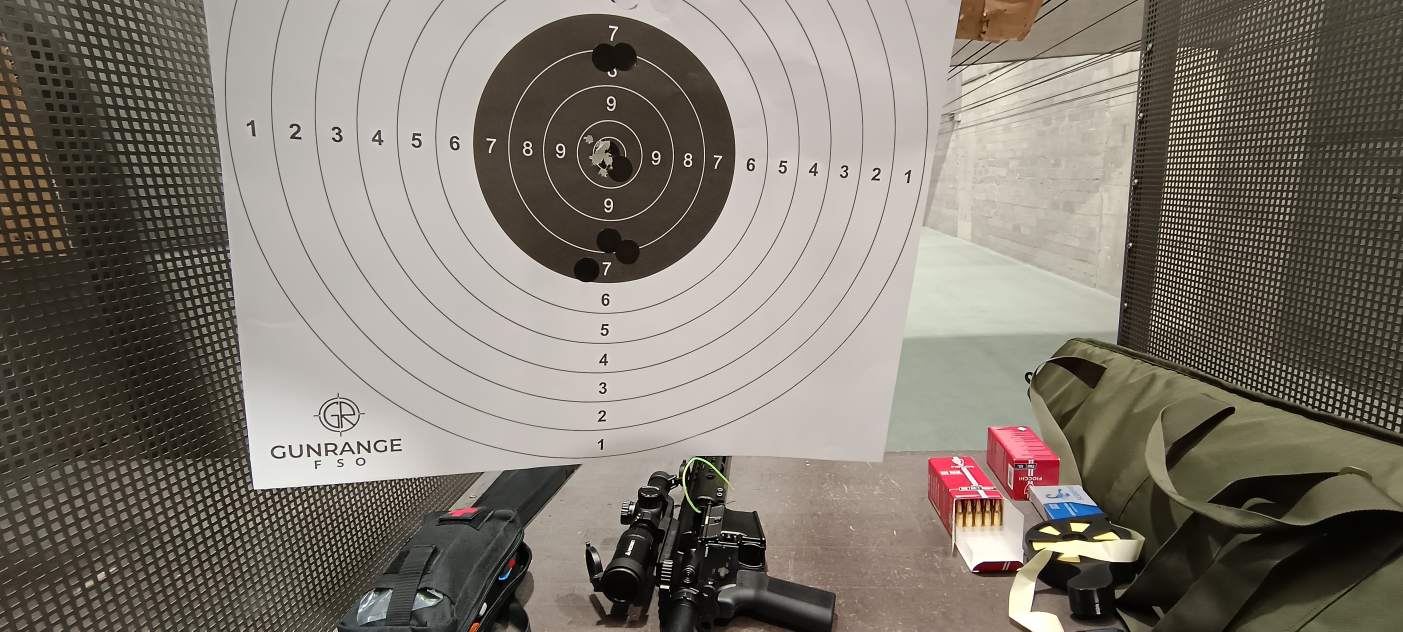
#> input picture src/domains/vision/tests/fixtures/29.jpg, 4208 x 1894 px, given in place of 1.jpg, which was not available (shown at 1/3 size); the run also reads 1 picture not shown here
$ python probe_global_features.py   (older library calls are emulated)
#> lines starting #> are read from the running program, lines starting #| are printed output that depends on the picture; after the words box and inside, x2 and y2 are one past the last pixel; in counts of white or black regions, pixels touching at a corner belong together; pictures that were not available may be replaced by others from this repository, and a replacement may not be noted
### cv/gt.py
"""Magenta ground-truth parser for resources/train/*_marked.jpg.

The user manually marked each true bullet hole with a small magenta DOT at its
centre. This module extracts those dots and returns per-image ground-truth
hole centres (no radii — the dots encode position only).

IMPORTANT: magenta is eval-only. The detection algorithm itself is pure
grayscale and must never depend on this colour.
"""

from __future__ import annotations

import cv2
import numpy as np
from PIL import Image, ImageOps
from pathlib import Path


def load_bgr(path: str | Path) -> np.ndarray:
    """Load an image EXIF-normalised to upright orientation, as BGR uint8."""
    pil = Image.open(path)
#> pil is the input picture: PIL image 4208x1894 RGB; mean R, G, B 126.9, 120.4, 110.7
    pil = ImageOps.exif_transpose(pil)
    rgb = np.array(pil.convert("RGB"))
    return cv2.cvtColor(rgb, cv2.COLOR_RGB2BGR)


def extract_magenta_mask(bgr: np.ndarray) -> np.ndarray:
    """Binary mask of magenta pixels.

    Magenta = high R, high B, low G (balanced between red and blue, clearly
    below the green channel so white/grey paper is excluded).
    """
    r = bgr[:, :, 2].astype(np.int16)
    g = bgr[:, :, 1].astype(np.int16)
    b = bgr[:, :, 0].astype(np.int16)
    magenta = (
        (r >= 150)
        & (b >= 140)
        & (g <= 110)
        & (np.minimum(r, b) - g >= 40)
        & (np.abs(r - b) <= 90)
    )
    return magenta.astype(np.uint8) * 255


# The magenta brush is a fixed-size disk. Estimated from the data:
# unit-dot area ≈ 1605 px → radius ≈ 22.6 px. Used to split merged dots.
DOT_RADIUS_PX = 22.6


# [28 lines left out: function _split_component, not called in this run]


def magenta_centers(
    bgr: np.ndarray,
    min_area: int = 5,
    max_area_frac: float = 0.004,
    dot_r: float = DOT_RADIUS_PX,
) -> tuple[list[tuple[float, float]], np.ndarray]:
    """Return (centers, label_viz) for magenta dots.

    Touching/overlapping dots (common in dense clusters) are split via
    distanceTransform peaks, so each true hole yields one centre.
    """
    mask = extract_magenta_mask(bgr)
    kernel = cv2.getStructuringElement(cv2.MORPH_ELLIPSE, (3, 3))
    mask = cv2.morphologyEx(mask, cv2.MORPH_CLOSE, kernel)

    max_area = max(8, int(mask.size * max_area_frac))
    n, labels, stats, _ = cv2.connectedComponentsWithStats(mask, connectivity=8)
    centers: list[tuple[float, float]] = []
    for i in range(1, n):
        area = int(stats[i, cv2.CC_STAT_AREA])
        if area < min_area or area > max_area:
            continue
        comp = (labels == i).astype(np.uint8)
        centers.extend(_split_component(comp, dot_r))

    viz = bgr.copy()
    for x, y in centers:
        cv2.circle(viz, (int(x), int(y)), 8, (0, 255, 0), 2)
    return centers, viz


# Expected hit counts from resources/paper_targets/metadata.yml (train subset).
EXPECTED = {
    1: 10, 4: 10, 6: 10, 10: 10, 12: 13, 19: 10, 21: 5, 29: 5, 31: 14, 46: 5,
}


# [22 lines left out: function main, not called in this run]


# [2 lines that do not run on import are left out]

### cv/blob_detect.py
"""Blob-detection pipeline for ISSF paper targets (cv-service-boundary, iter 9).

User direction (research-blob-detection):
  * Calibrate against the rings using TWO anchors: the black/white boundary
    (between rings 6 and 7) and the bullseye (innermost ring).
    Ring spacing s_px = (r_bw - r_bull) / 3.
  * Edge detection (blur -> gradient diff -> edges) + HoughCircles for rings.
  * Perspective normalisation via homography (affine fronto-parallel stretch
    along the black-disc minor axis; no in-plane rotation).
  * Hole detection via cv2.SimpleBlobDetector (multi-level thresholding).
  * Scoring: ISSF line-break rule, dist(bullseye,hole) - detected radius.
  * Pure grayscale for detection; magenta is eval-only.

Reusable primitives (adaptive-threshold black-disc, multi-range HoughCircles
rings) are ported from cv/tmp/probe_ring_calibration_v8.py and extended with
the two-anchor calibration + homography + blob hole detection.

Intermediates: resources/train/intermediate_blob/.
"""

from __future__ import annotations

import math
from pathlib import Path

import cv2
import numpy as np

from cv.gt import load_bgr

# Ring-index prior: the black/white boundary is between rings 6 and 7, i.e. the
# outer edge of ring 7 = 3 ring-steps outside the 10-ring (bullseye).
RING_STEPS_BW_TO_BULL = 3

BULLET_RADIUS_MM = {"22lr": 2.85, "9x19": 4.5, ".223Rem": 2.78, "slug": 9.0}


# ---------------------------------------------------------------------------
# Load + localise
# ---------------------------------------------------------------------------
def to_gray(bgr: np.ndarray) -> np.ndarray:
    return cv2.cvtColor(bgr, cv2.COLOR_BGR2GRAY)
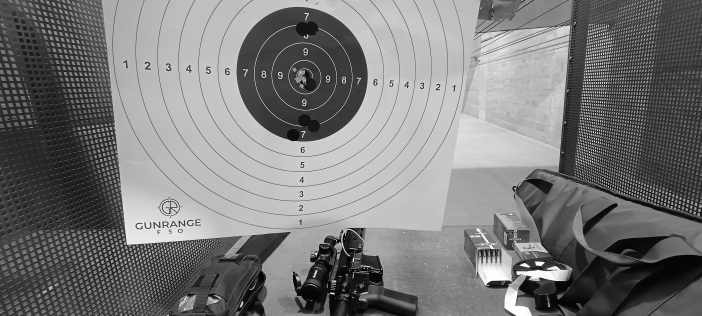
#> returned value: shape (1894, 4208) (shown at 1/6 size); min 0, max 255, mean 121.2


def crop_to_target(gray: np.ndarray, expand: float = 0.20) -> tuple[np.ndarray, tuple[int, int, int, int]]:
    """Localise the target as the most *circular* large dark blob (the black disc),
    not merely the largest — phone photos often have larger dark background patches.
    Returns crop + (x0, y0, w, h) in source-image pixels."""
#> called with expand = 0.2
    h, w = gray.shape
    sw, sh = max(50, w // 6), max(50, h // 6)
    small = cv2.resize(gray, (sw, sh))
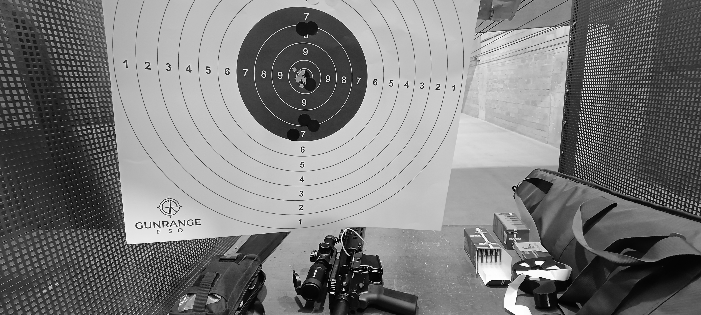
#> small: shape (315, 701); min 0, max 255, mean 121.1
    small = cv2.GaussianBlur(small, (5, 5), 0)
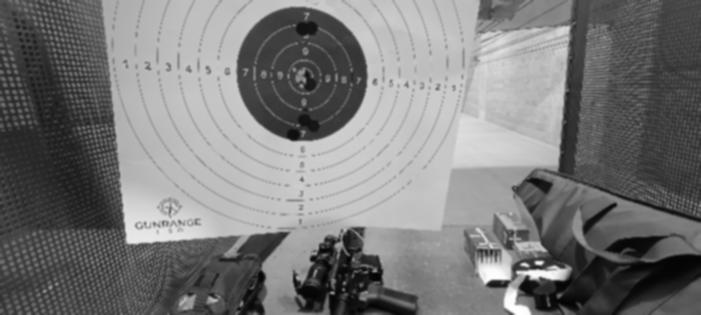
#> small: shape (315, 701); min 3, max 254, mean 121.1
    _, bin_ = cv2.threshold(small, 0, 255, cv2.THRESH_BINARY_INV + cv2.THRESH_OTSU)
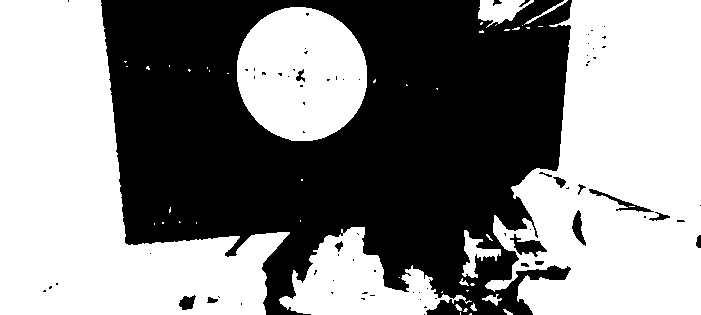
#> bin_: shape (315, 701); 53.9% white; 75 black regions (58 under 20 px), largest, box (x1, y1, x2, y2) and area: (101, 0, 572, 315) 99920, (510, 234, 547, 257) 372, (589, 189, 654, 212) 284
    ker = cv2.getStructuringElement(cv2.MORPH_ELLIPSE, (5, 5))
    bin_ = cv2.morphologyEx(bin_, cv2.MORPH_CLOSE, ker)
#> bin_: shape (315, 701); 54.5% white; 16 black regions (3 under 20 px), largest, box (x1, y1, x2, y2) and area: (101, 0, 571, 315) 99110, (427, 300, 460, 315) 313, (515, 240, 545, 254) 299
    bin_ = cv2.morphologyEx(bin_, cv2.MORPH_OPEN, ker)
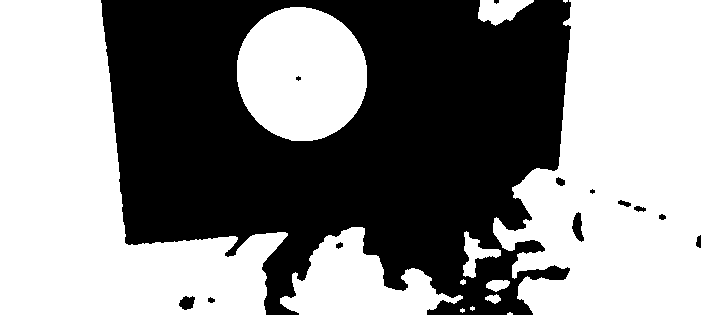
#> bin_: shape (315, 701); 54.2% white; 13 black regions (3 under 20 px), largest, box (x1, y1, x2, y2) and area: (101, 0, 571, 315) 100469, (572, 212, 584, 242) 214, (179, 296, 195, 310) 160
    n, labels, stats, _ = cv2.connectedComponentsWithStats(bin_, 8)
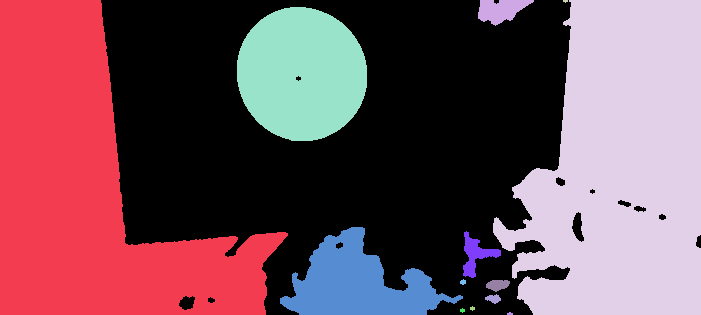
#> labels: shape (315, 701) int32; 14 distinct labels, from 0 to 13; one colour per label, 0 black
#> n = 14; stats = 14 rows, first 6: [101, 0, 600, 315, 101199], [0, 0, 288, 315, 47249], [478, 0, 56, 26, 908], [563, 0, 5, 3, 11], [493, 0, 208, 315, 48519], [237, 7, 130, 134, 13745]
    best, best_score = None, -1.0
    for i in range(1, n):
        area = int(stats[i, cv2.CC_STAT_AREA])
        if area < 0.002 * small.size:
            continue
        cnts, _ = cv2.findContours((labels == i).astype(np.uint8), cv2.RETR_EXTERNAL, cv2.CHAIN_APPROX_SIMPLE)
        c = max(cnts, key=cv2.contourArea)
        perim = cv2.arcLength(c, True)
        circ = 4 * math.pi * area / (perim * perim) if perim > 0 else 0.0
        score = area * circ * circ            # circularity² favours the round target
        if score > best_score:
            best_score, best = score, i
#> this loop made 13 passes
#> (area, perim, circ, score, best_score, best) on passes 1, 5: (47249, 1259.2, 0.374, 6626.3, 6626.3, 1), (13745, 435, 0.913, 11456.6, 11456.6, 5)
#> after the loop, best = 5; best_score = 11456.6
    if best is None:
        return gray, (0, 0, w, h)
    sx, sy = w / sw, h / sh
    # Centroid + radius of the black-disc blob (in full-image px).
    m = cv2.moments((labels == best).astype(np.uint8))
#> m = moments, m00 13745, centre m10/m00, m01/m00 = (301.3, 73.51)
    bcx = (m["m10"] / m["m00"]) * sx if m["m00"] > 0 else (stats[best, cv2.CC_STAT_LEFT] + stats[best, cv2.CC_STAT_WIDTH] / 2) * sx
#> bcx = 1808.7
    bcy = (m["m01"] / m["m00"]) * sy if m["m00"] > 0 else (stats[best, cv2.CC_STAT_TOP] + stats[best, cv2.CC_STAT_HEIGHT] / 2) * sy
#> bcy = 442
    bd_r = 0.5 * max(stats[best, cv2.CC_STAT_WIDTH], stats[best, cv2.CC_STAT_HEIGHT]) * max(sx, sy)
#> bd_r = 402.9
    # Crop centred on the black disc, extending ~3.5× its radius to cover ring 1 + margin.
    half = int(3.5 * bd_r)
#> half = 1409
    x0 = int(max(0, bcx - half)); y0 = int(max(0, bcy - half))
#> after `x0 = int(max(0, bcx - half))`: x0 = 399
#> after `y0 = int(max(0, bcy - half))`: y0 = 0
    x1 = int(min(w, bcx + half)); y1 = int(min(h, bcy + half))
#> after `x1 = int(min(w, bcx + half))`: x1 = 3217
#> after `y1 = int(min(h, bcy + half))`: y1 = 1850
    return gray[y0:y1, x0:x1], (x0, y0, x1 - x0, y1 - y0)


# ---------------------------------------------------------------------------
# Black disc (= black/white boundary anchor) — ported/extended from v8
# ---------------------------------------------------------------------------
# [48 lines left out: function detect_black_disc, not called in this run]


def ellipse_geometry(contour: np.ndarray) -> dict:
    """Robust ellipse axes + major direction (convention-free via projection range)."""
    (cx, cy), (w, h), ang = cv2.fitEllipse(contour)
    th = math.radians(ang)
    dir_w = np.array([math.cos(th), math.sin(th)])
    dir_h = np.array([-math.sin(th), math.cos(th)])
    pts = contour[:, 0, :].astype(np.float64) - np.array([cx, cy])
    proj_w = np.abs(pts @ dir_w)
    proj_h = np.abs(pts @ dir_h)
    if proj_w.max() >= proj_h.max():
        major_dir, semi_a, semi_b = dir_w, float(proj_w.max()), float(proj_h.max())
    else:
        major_dir, semi_a, semi_b = dir_h, float(proj_h.max()), float(proj_w.max())
    return {"cx": cx, "cy": cy, "semi_a": semi_a, "semi_b": semi_b,
            "major_dir": major_dir, "anisotropy": semi_a / max(semi_b, 1e-6)}


# ---------------------------------------------------------------------------
# Concentric rings — ported from v8
# ---------------------------------------------------------------------------
def _sobel_mag(gray: np.ndarray) -> np.ndarray:
    blur = cv2.GaussianBlur(gray, (0, 0), 2.0)
    gx = cv2.Sobel(blur.astype(np.float32), cv2.CV_32F, 1, 0, ksize=3)
    gy = cv2.Sobel(blur.astype(np.float32), cv2.CV_32F, 0, 1, ksize=3)
    mag = np.sqrt(gx * gx + gy * gy)
    return ((mag / max(mag.max(), 1e-6)) * 255).astype(np.uint8)


# [55 lines left out: functions detect_concentric_circles, fit_concentric, not called in this run]


# ---------------------------------------------------------------------------
# Two-anchor calibration via radial profile (robust to holes/noise)
# ---------------------------------------------------------------------------
def blackdisc_center(gray: np.ndarray) -> tuple[float, float, float]:
    """Bullseye estimate = centroid of the largest dark blob (the black scoring
    disc), with intra-disc holes filled by a closing kernel. Returns (cx, cy,
    anisotropy) where anisotropy comes from the blob's fitEllipse."""
    h, w = gray.shape
    g = cv2.GaussianBlur(gray, (0, 0), 3)
    b = cv2.adaptiveThreshold(g, 255, cv2.ADAPTIVE_THRESH_GAUSSIAN_C, cv2.THRESH_BINARY_INV,
                              max(51, (max(h, w) // 16) | 1), C=5)
    k = cv2.getStructuringElement(cv2.MORPH_ELLIPSE, (15, 15))
    b = cv2.morphologyEx(b, cv2.MORPH_CLOSE, k)
    n, labels, stats, cents = cv2.connectedComponentsWithStats(b, 8)
    if n <= 1:
        return w / 2, h / 2, 1.0
    areas = [int(stats[i, cv2.CC_STAT_AREA]) for i in range(1, n)]
    big = 1 + int(np.argmax(areas))
    cx, cy = float(cents[big][0]), float(cents[big][1])
    cnts, _ = cv2.findContours((labels == big).astype(np.uint8), cv2.RETR_EXTERNAL, cv2.CHAIN_APPROX_SIMPLE)
    aniso = 1.0
    major_dir = np.array([1.0, 0.0])
    semi_a = semi_b = 0.0
    if cnts:
        geo = ellipse_geometry(max(cnts, key=cv2.contourArea))
        aniso = geo["anisotropy"]; major_dir = geo["major_dir"]
        semi_a, semi_b = geo["semi_a"], geo["semi_b"]
    return cx, cy, aniso, major_dir, semi_a, semi_b


def calibrate(gray_crop: np.ndarray) -> dict:
    """Radial-profile two-anchor calibration centred on the black-disc centroid.

    Anchors: black/white boundary (ring-7 outer = 3 steps from the 10-ring) and
    bullseye (10-ring outer = boundary − 3·s). The boundary is read off the
    angle-averaged radial intensity transition (refined to the nearest Sobel
    gradient peak); the ring spacing s is the value best aligning gradient peaks
    to boundary ± k·s. Robust to bullet-hole noise (angle averaging)."""
    h, w = gray_crop.shape
    cx, cy, aniso, major_dir, semi_a, semi_b = blackdisc_center(gray_crop)
    maxR = int(min(cx, cy, w - cx, h - cy) - 2)
    mag = _sobel_mag(gray_crop)
    g_pol = cv2.warpPolar(mag, (maxR, 720), (cx, cy), maxR, cv2.INTER_LINEAR | cv2.WARP_POLAR_LINEAR)
    i_pol = cv2.warpPolar(gray_crop, (maxR, 720), (cx, cy), maxR, cv2.INTER_LINEAR | cv2.WARP_POLAR_LINEAR)
    gp = cv2.GaussianBlur(g_pol.mean(axis=0).reshape(-1, 1), (1, 9), 0).ravel()
    ip = cv2.GaussianBlur(i_pol.mean(axis=0).reshape(-1, 1), (1, 21), 0).ravel()

    dip = np.gradient(ip)
    lo, hi = int(0.20 * maxR), int(0.80 * maxR)
    r_t = lo + int(np.argmax(dip[lo:hi]))
    win = max(8, int(0.08 * maxR))
    r_bw = max(0, r_t - win) + int(np.argmax(gp[max(0, r_t - win):r_t + win]))

    peaks = [r for r in range(6, maxR - 6)
             if gp[r] == gp[max(0, r - 6):r + 7].max() and gp[r] > gp.mean()]
    best_s, best_score = r_bw / 8.0, -1
    for s in np.arange(r_bw / 14, r_bw / 4, max(1.0, r_bw / 200)):
        sc = sum(1 for k in range(-4, 9)
                 if 4 < (r_bw + k * s) < maxR - 4
                 and min(abs(r_bw + k * s - p) for p in peaks) < max(2.0, 0.12 * s))
        if sc > best_score:
            best_score, best_s = sc, float(s)
    s_px = best_s
    r_bull = r_bw - 3 * s_px

    ok = r_bull > 0.05 * r_bw and s_px > 0
    return {
        "ok": ok, "shape": (h, w),
        "cx": cx, "cy": cy, "r_bw_px": float(r_bw), "r_bull_px": float(r_bull),
        "s_px": float(s_px), "anisotropy": aniso, "major_dir": major_dir,
        "semi_a": semi_a, "semi_b": semi_b, "peaks_aligned": best_score,
    }


def ring_radii_px(cal: dict) -> list[float]:
    """Ring-boundary radii in px, index 0 = ring 10 outer .. index 9 = ring 1 outer."""
    return [cal["r_bull_px"] + (10 - k) * cal["s_px"] for k in range(10, 0, -1)]


# ---------------------------------------------------------------------------
# Affine fronto-parallel warp (no in-plane rotation)
# ---------------------------------------------------------------------------
# [54 lines left out: functions warp_fronto_parallel, draw_rings_overlay, _local_std, not called in this run]


def _hole_template(r: int, soft: int = 2) -> np.ndarray:
    """Synthetic hole template: dark disk + bright annulus [r, 2r].

    Zero-mean, unit L2 norm so correlation = dot product. Softened at edges by
    a small Gaussian to be robust to paper-tear jitter around real bullet holes.
    """
    sz = 3 * r + 2 * soft + 1
    c = sz // 2
    yy, xx = np.mgrid[0:sz, 0:sz]
    d = np.sqrt((yy - c) ** 2 + (xx - c) ** 2)
    t = np.zeros((sz, sz), dtype=np.float32)
    t[d <= r] = -1.0
    t[(d > r) & (d <= 2 * r)] = 1.0
    t = cv2.GaussianBlur(t, (2 * soft + 1, 2 * soft + 1), 0)
    t -= t.mean()
    n = float(np.linalg.norm(t))
    return t / n if n > 1e-6 else t


def _matched_filter(crop: np.ndarray, r: int) -> np.ndarray:
    """Response map = correlation of crop with the hole template at radius r.

    Normalized by sqrt(template_area) so the response is roughly scale-invariant
    (the unit-norm template dot-product scales with sqrt(area) for matching
    signals — without normalization, larger templates always dominate).
    """
    t = _hole_template(r)
    sz = t.shape[0]
    norm = math.sqrt(float(sz * sz))
    return cv2.filter2D(crop.astype(np.float32), cv2.CV_32F, t) / norm


def _radial_profile(crop: np.ndarray, cx: float, cy: float, r: float,
                    n_bins: int = 6) -> list[float] | None:
    """Mean intensity in concentric annular bins (in units of r) around (cx, cy).

    Bins: 0=[0,1)r, 1=[1,2)r, ..., 5=[5+,inf). For a bullet hole, profile[0]
    (the centre) should be the darkest bin, profile[2] approximates paper.
    """
    h, w = crop.shape
    pad = int(3 * r) + 2
    x0, x1 = max(0, int(cx - pad)), min(w, int(cx + pad))
    y0, y1 = max(0, int(cy - pad)), min(h, int(cy + pad))
    patch = crop[y0:y1, x0:x1].astype(np.float32)
    if patch.size == 0:
        return None
    H, W = patch.shape
    yy, xx = np.mgrid[0:H, 0:W]
    dist = np.sqrt((yy - (cy - y0)) ** 2 + (xx - (cx - x0)) ** 2) / max(r, 1)
    bins = np.minimum(dist.astype(int), n_bins - 1)
    return [float(patch[bins == b].mean()) if (bins == b).any() else 0.0
            for b in range(n_bins)]


def _hessian_blobness(resp_map: np.ndarray, x: float, y: float) -> float:
    """Roundness of the response peak = min(|λ|)/max(|λ|) of the local Hessian.

    For a true circular blob (hole): both eigenvalues are large and negative
    -> ratio close to 1.0. For a ridge (ring line or digit stroke): one
    eigenvalue near zero -> ratio close to 0.0.
    """
    ix, iy = int(round(x)), int(round(y))
    if iy < 1 or ix < 1 or iy >= resp_map.shape[0] - 1 or ix >= resp_map.shape[1] - 1:
        return 0.0
    dxx = resp_map[iy - 1, ix] - 2 * resp_map[iy, ix] + resp_map[iy + 1, ix]
    dyy = resp_map[iy, ix - 1] - 2 * resp_map[iy, ix] + resp_map[iy, ix + 1]
    dxy = (resp_map[iy + 1, ix + 1] - resp_map[iy + 1, ix - 1]
           - resp_map[iy - 1, ix + 1] + resp_map[iy - 1, ix - 1]) / 4.0
    H = np.array([[dxx, dxy], [dxy, dyy]])
    ev = np.linalg.eigvalsh(H)
    absmax = max(abs(ev[0]), abs(ev[1]))
    if absmax < 1e-6:
        return 0.0
    return float(min(abs(ev[0]), abs(ev[1])) / absmax)


# [231 lines left out: functions _auto_pick_radius, _auto_pick_radius_strongest, detect_holes, score_holes, deliverable, run_one, not called in this run]


# [14 lines that do not run on import are left out]

### cv/tmp/probe_global_features.py
"""Collect features for all TP and FP candidates across the train set.

For each image, run detection and classify each candidate as TP (matches GT
within 25px) or FP. Record (blob, dip, dip_ratio, prof0, prof2, resp, ratio_r)
so we can find global thresholds that separate TP from FP.
"""
from __future__ import annotations
import math
import json
from pathlib import Path
import cv2
import numpy as np

from cv.blob_detect import to_gray, crop_to_target, calibrate, _matched_filter, _hessian_blobness, _radial_profile
from cv.gt import load_bgr, magenta_centers

IDS = [1, 4, 6, 10, 12, 19, 21, 29, 31, 46]


def gather_features(img_id):
    train = Path("resources/train")
    bgr = load_bgr(train / f"{img_id}.jpg")
    gray = to_gray(bgr)
    crop, bbox = crop_to_target(gray)
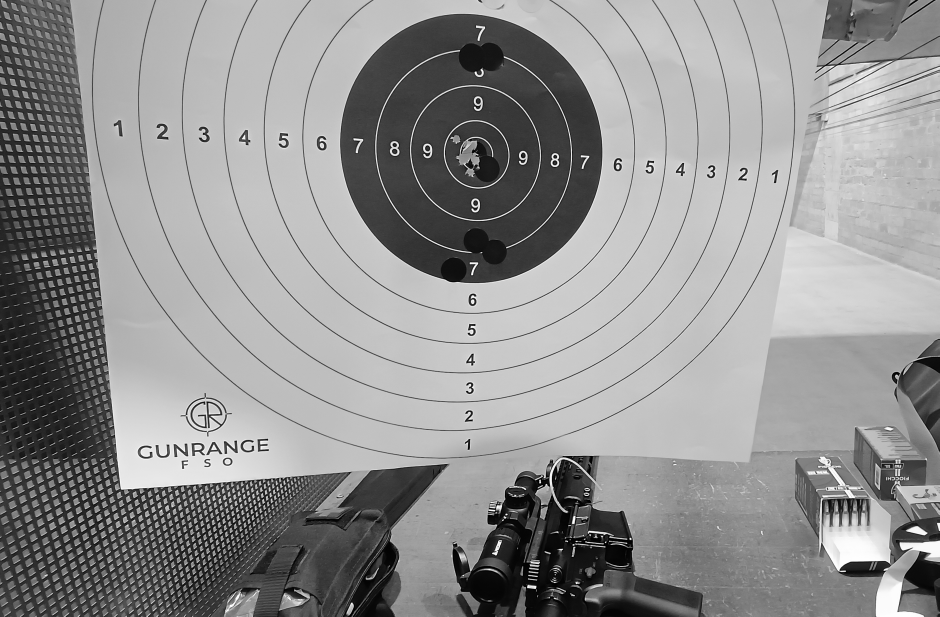
#> crop: shape (1850, 2818) (shown at 1/3 size); min 0, max 255, mean 144.9
#> bbox = (399, 0, 2818, 1850)
    x0, y0, _, _ = bbox
#> x0 = 399; y0 = 0
#> (the rest of the program and of its run is left out)
